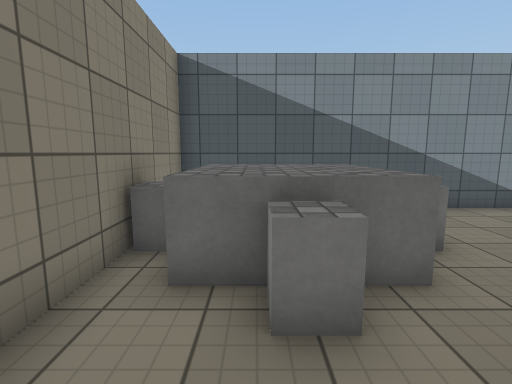
[1] (above)

18 first-person views from a walk through a scene from a Unity 3-D project. The camera is 1.5 m above the floor, tilts 8° down and sees 85° across. The floor is counted in squares, 1 m on a side. Each view is taken from the middle of a square. On the plan, view 1 faces up. The plan holds only what a view shows up to about 14 squares ahead; the rest is blank. The place goes on beyond the plan. The player character is not drawn. Surface patterns are stand-ins for the level's own textures.

[2]
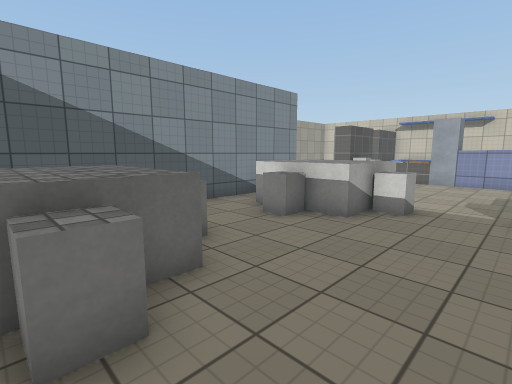

[3]
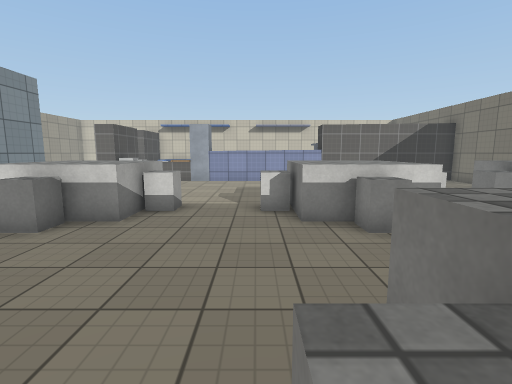

[4]
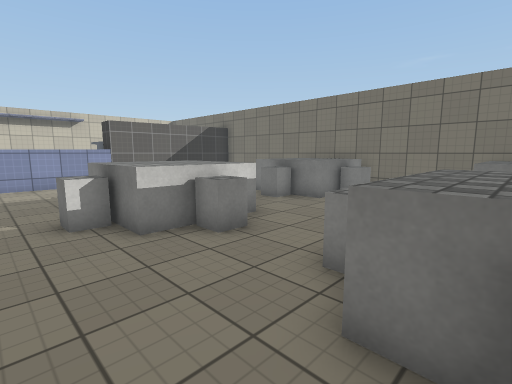

[5]
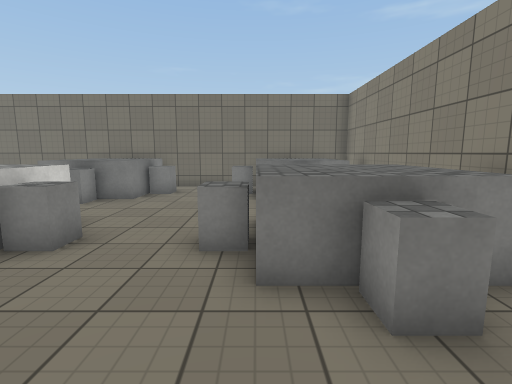

[6]
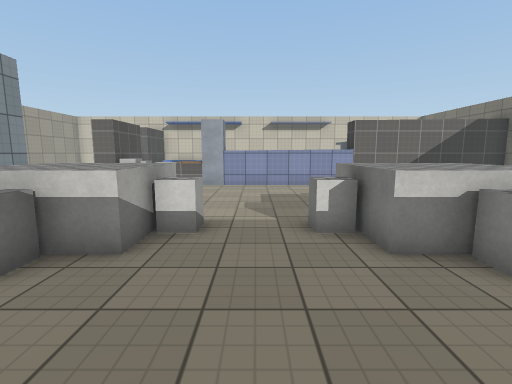

[7]
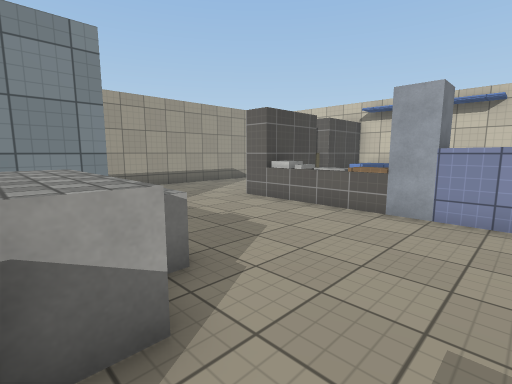

[8]
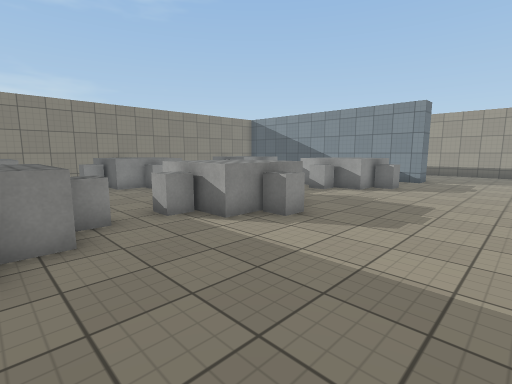

[9]
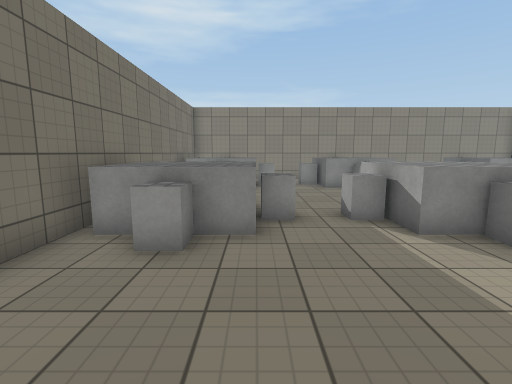

[10]
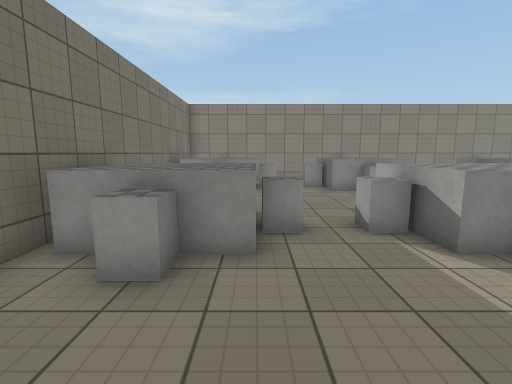

[11]
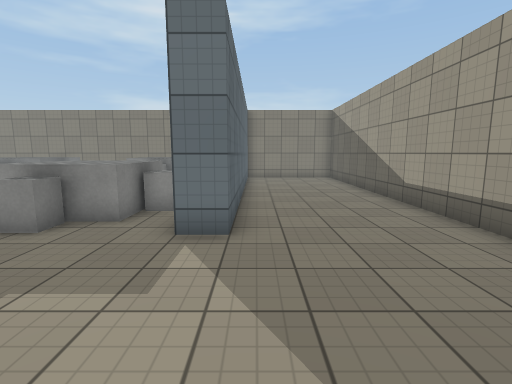

[12]
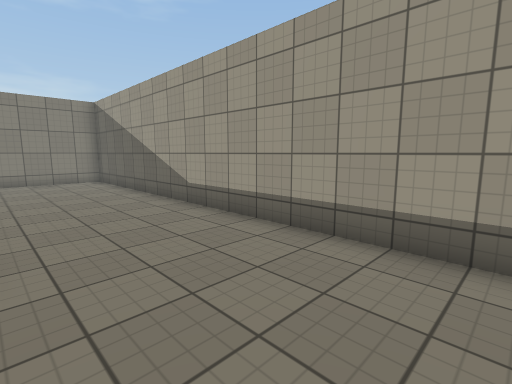

[13]
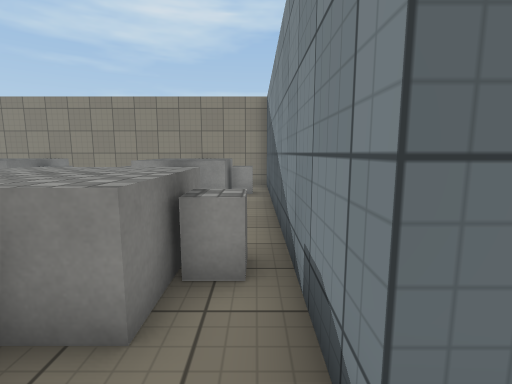

[14]
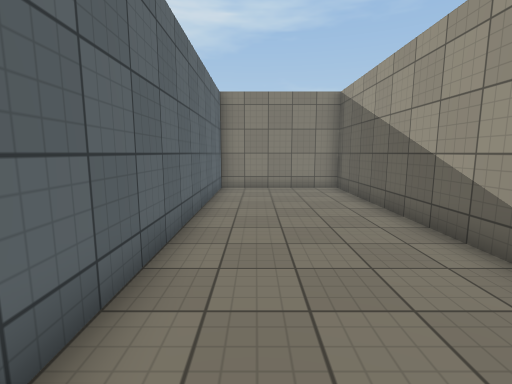

[15]
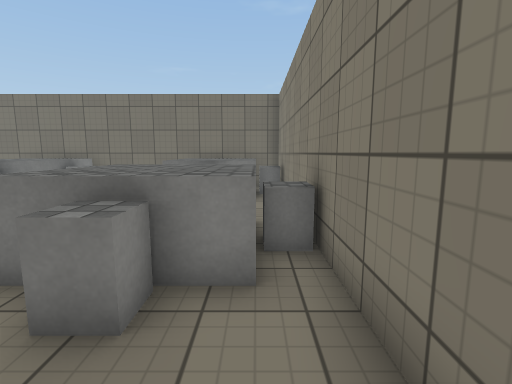

[16]
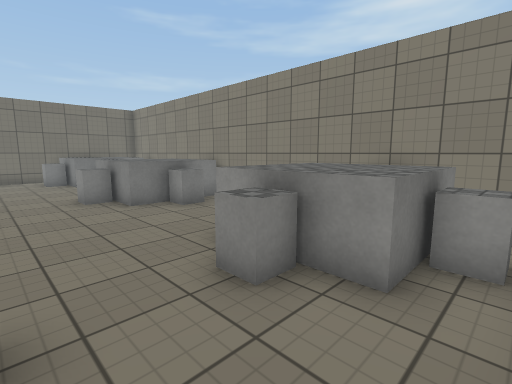

[17]
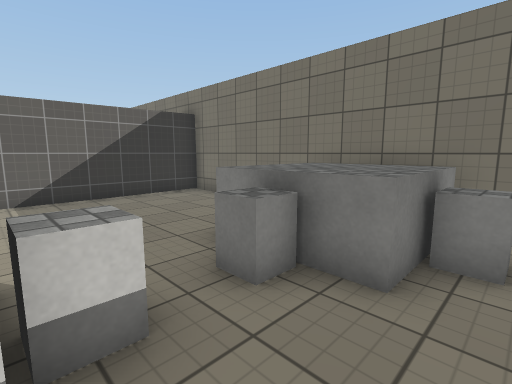

[18]
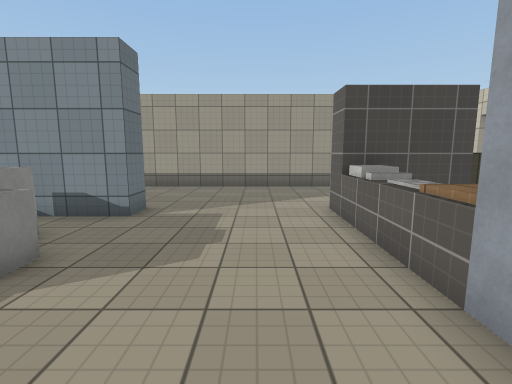

### Floor plan
Key: @ floor where view 1 was taken; # wall or solid block; . floor; ^ raised ledge; B block; O other object.
Columns run from 2 left of view 1 to 16 right of it. Each row starts with its distance up from view 1.
 14 ###################
 13 #..................
 12 #..................
 11 #..................
 10 #..................
  9 #.................
  8 #############....##
  7 # OO......B......B#
  6 #OOOO...^BB^.....B^
  5 #OOOOO..B^^BB....^^
  4 #OOOOO.BB^^BB....^^
  3 #OOOO...^BB^.....BB
  2 #.OO.....BB......#
  1 #................#
  0 #.@B......O......#
 -1 #^BB^...OOOO.....#
 -2 BB^^BB..OOOOO....#
 -3 BB^^BB.OOOOOO....#
 -4 #^BB^...OOOO.....#
 -5 #.BB.....OO......#
 -6 #.BB......O......#
 -7 #^BB^...OOOO.....#
 -8 BB^^BB..OOOOO....#
 -9 BB^^BB.OOOOOO....#
-10 #   ^...OOOO.....#
-11 ##  ##############

Positions as (right, up) in squares from view 1, and headings:
1: (0, 0), facing up
2: (0, 0), facing up-right
3: (0, 0), facing right
4: (1, 1), facing down-right
5: (2, 2), facing down
6: (2, 1), facing right
7: (8, 1), facing up-right
8: (14, -8), facing up-left
9: (14, -7), facing left
10: (13, -7), facing left
11: (15, 9), facing left
12: (14, 9), facing up-left
13: (11, 7), facing left
14: (10, 10), facing left
15: (-1, 2), facing down
16: (5, 7), facing down-left
17: (5, -4), facing down-right
18: (13, 1), facing up
